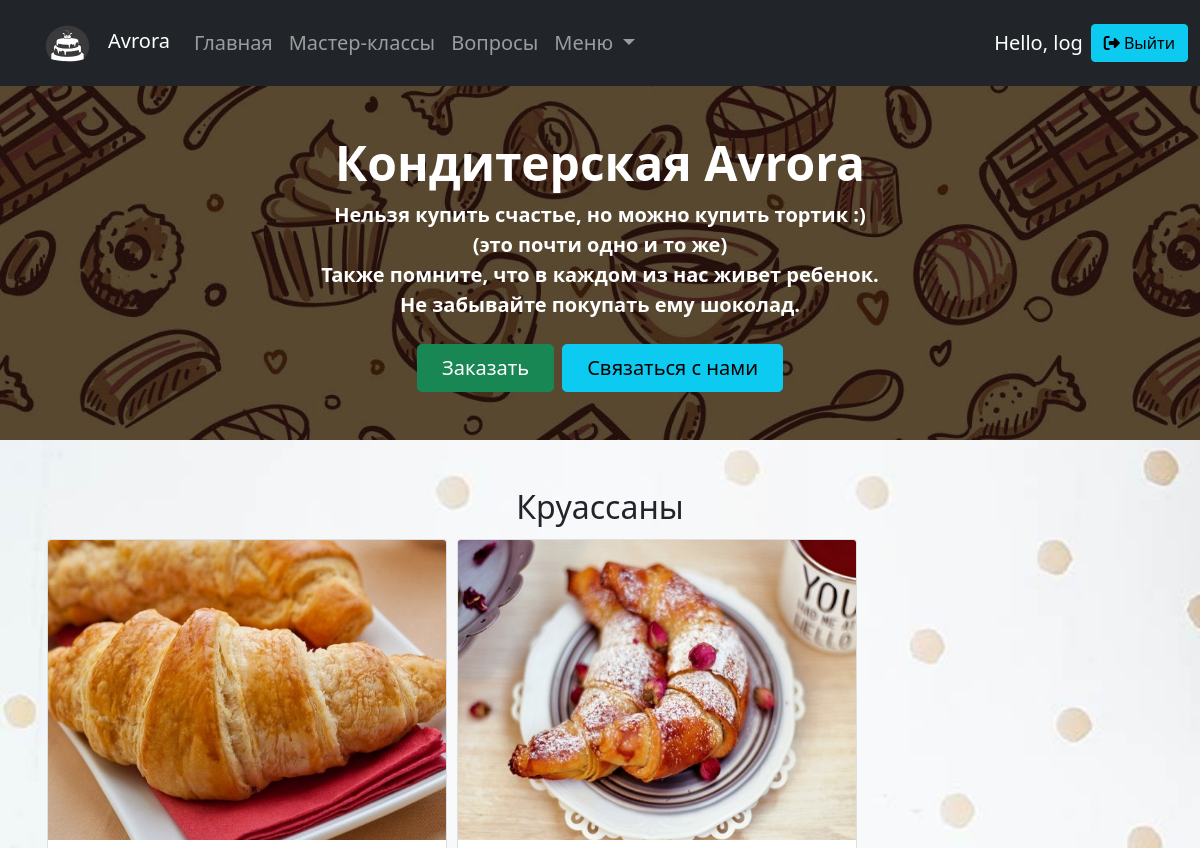
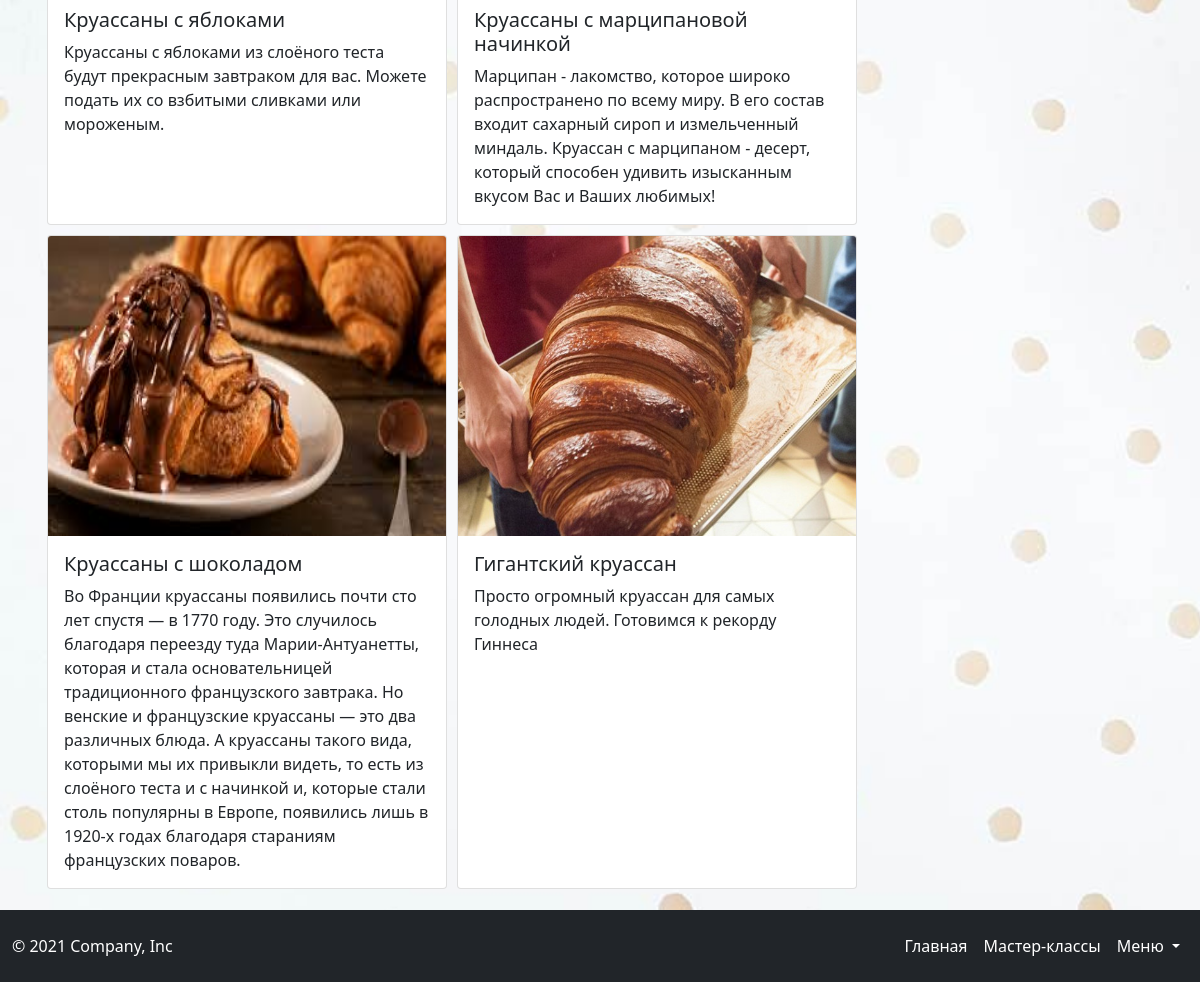
/kruassan.php (signed in), run on the app's committed database (2 pictures, top to bottom).
### tables this page shows
CREATE TABLE `kruassans` (
  `id_kruassans` int NOT NULL,
  `title` varchar(60) NOT NULL,
  `desc` text NOT NULL,
  `price` int NOT NULL,
  `imgname` varchar(30) NOT NULL
);

### kruassan.php (the view, shortened to what this page needs)
<?php
    require "blocks/header.php";
  require_once 'connectpdo.php'; ?>
 <?php
 $sql2 = $pdo -> prepare("SELECT * FROM kruassans");
 $sql2 -> execute();
 $uslugi = $sql2 -> fetchAll(PDO::FETCH_OBJ);
?>
<h2 class="text-center">Круассаны</h2>
    <div class="container">
      <div class="d-flex flex-wrap mb-3">
        <?php foreach($uslugi as $usluga): ?>
          <div class="card" style="width: 25rem; margin: 5px;">
           <img src="/imgs/<?php echo $usluga -> imgname; ?>" class="card-img-top" alt="<?php $usluga -> imgname?>" width="300" height="300">
            <div class="card-body">
              <h5 class="card-title"><?php echo $usluga ->title; ?></h5>
              <p class="card-text"><?php echo $usluga ->desc; ?></p>
            </div>
          </div>
        <?php endforeach ?>
      </div>
    </div>
<?php
    require "blocks/footer.php";
    ?>

### css/main.css (style rules this page uses)
body { background: url(/imgs/bg.jpg) no-repeat; background-size: cover; }

### data on the page
kruassans: imgname (picture), title "Круассаны с яблоками", desc "Круассаны с яблоками из слоёного теста будут прекрасным завтраком для вас. Можете подать их со взбитыми сливками или мороженым."
kruassans: imgname (picture), title "Круассаны с марципановой начинкой", desc "Марципан - лакомство, которое широко распространено по всему миру. В его состав входит сахарный сироп и измельченный миндаль. Круассан с марципаном - десерт, который способен удивить изысканным вкусом Вас и Ваших любимых!"
kruassans: imgname (picture), title "Круассаны с шоколадом", desc "Во Франции круассаны появились почти сто лет спустя — в 1770 году. Это случилось благодаря переезду туда Марии-Антуанетты, которая и стала основательницей традиционного французского завтрака. Но венские и французские круассаны — это два различных блюда. А круассаны такого вида, которыми мы их привыкли видеть, то есть из слоёного теста и с начинкой и, которые стали столь популярны в Европе, появились лишь в 1920-х годах благодаря стараниям французских поваров."
kruassans: imgname (picture), title "Гигантский круассан", desc "Просто огромный круассан для самых голодных людей. Готовимся к рекорду Гиннеса"

### other printed values
$username "log"
